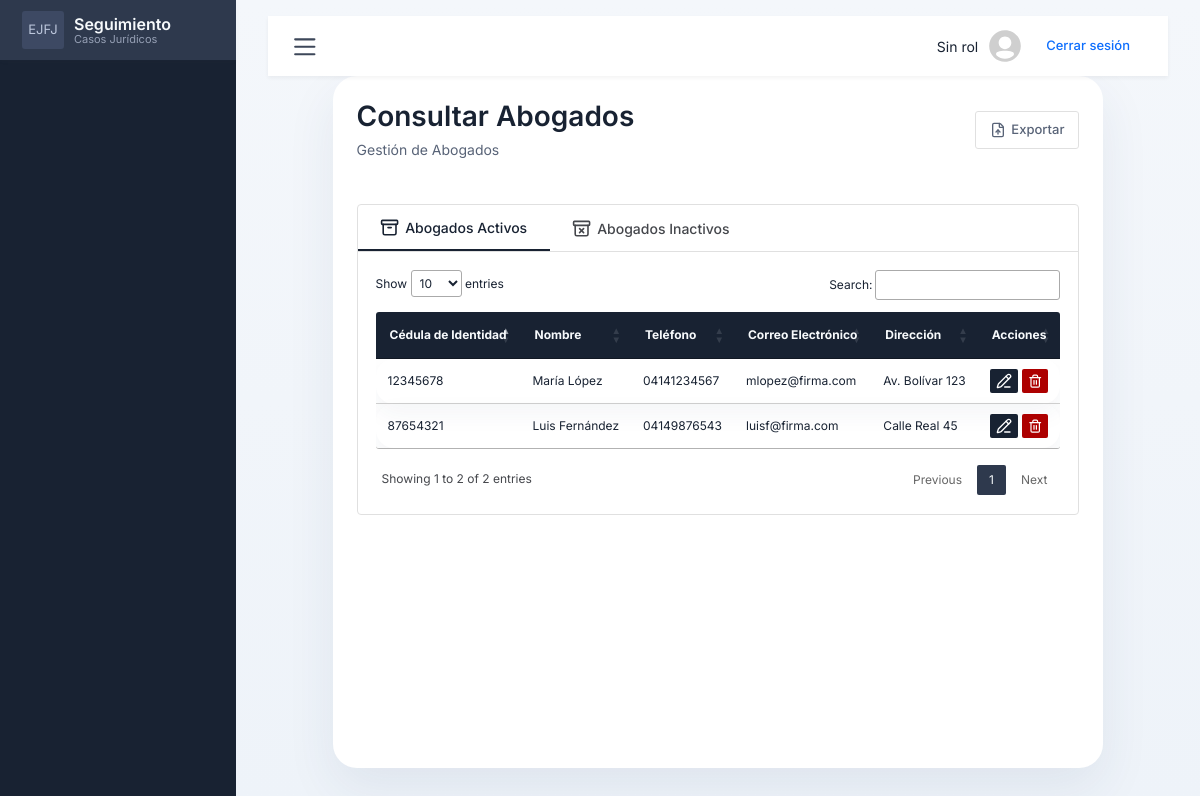
Page /view/abogadoConsultar.php on the committed database.
### tables this page shows
CREATE TABLE `tbl_abogados` (
  `cedulaAbogado` int(20) NOT NULL,
  `nombreAbogado` varchar(40) NOT NULL,
  `apellidoAbogado` varchar(40) NOT NULL,
  `direccionAbogado` text NOT NULL,
  `estatusAbogado` varchar(20) NOT NULL,
  `telefonoAbogado` varchar(20) NOT NULL,
  `correoAbogado` varchar(200) NOT NULL,
  PRIMARY KEY (`cedulaAbogado`)
);

### src/model/abogadoModel.php (called while the page is built, shortened)
<?php
require_once __DIR__ . '/conexion.php';
class Abogado extends Conexion {
    public function __construct(){
        $this->conexion = new Conexion();
        $this->conexion = $this->conexion->Conexion();
    }
    public function consultar_abogado() {
        try {
            $registro = "SELECT * FROM tbl_abogados";
            $consulta = $this->conexion->prepare($registro);
            $resul = $consulta->execute();
            $datos = $consulta->fetchAll(PDO::FETCH_ASSOC);
            return $resul ? $datos : [];
        } catch (PDOException $e) {
            error_log('Error en consultar_abogado(): ' . $e->getMessage());
            return [];
        }
    }
}

### src/model/conexion.php (called while the page is built, shortened)
<?php
class Conexion extends PDO {
    protected $conexion;
        public function __construct(){
            $conexstring = "mysql:host="._DB_HOST_.";dbname="._DB_NAME_.";charset=utf8";
            try {
                $this->conexion = new PDO($conexstring, _DB_USER_, _DB_PASS_);
                $this->conexion->setAttribute(PDO::ATTR_ERRMODE, PDO::ERRMODE_EXCEPTION);
            }
            catch (PDOException $e) {
                die ("Conexión Fallida".$e->getMessage());
            }
        }
        protected function Conexion(){
            return  $this->conexion;
        }
    }
?>

### src/controller/abogadoController.php (called while the page is built, shortened)
<?php
    require_once __DIR__ . '/../model/abogadoModel.php';
    class AbogadoController extends Abogado {
        public function consultar_abogado_controller() {
        try {
            $obj_abogado = new Abogado();
            $lista_abogados = $obj_abogado->consultar_abogado();
            return is_array($lista_abogados) ? $lista_abogados : [];
        } catch (Exception $e) {
            error_log('Error en consultar_abogado_controller(): ' . $e->getMessage());
            return [];
        }
    }
}
?>

### src/view/abogadoConsultar.php (the view, shortened to what this page needs)
<?php
    require_once __DIR__ . '/../controller/abogadoController.php';
    $abogadoController = new AbogadoController();
    $lista_abogados = $abogadoController->consultar_abogado_controller();
?>
<!DOCTYPE html>
<html lang="en">
    <head>
        <?php include __DIR__ . '/includes/header.php'; ?>
    </head>
    <body>
        <?php include __DIR__ . '/includes/sidebar.php'; ?>
        <main class="main-content">
            <?php include __DIR__ . '/includes/topbar.php'; ?>
            <section class="page-container">
                <div class="page-header">
                    <div class="page-header-titles">
                        <h2 class="page-header-title">Consultar Abogados</h2>
                        <span class="page-header-subtitle">Gestión de Abogados</span>
                    </div>
                    <div class="page-header-options">
                        <button class="btn-primary-outline">
                            Exportar
                        </button>
                    </div>
                </div>
                <div class="page-content">
                    <div class="page-tabs">
                        <button class="page-tab active" data-status="Activo">
                            <span>Abogados Activos</span>
                        </button>
                        <button class="page-tab" data-status="Inactivo">
                            <span>Abogados Inactivos</span>
                        </button>
                    </div>
                    <div class="page-table-container">
                        <?php if (!empty($lista_abogados)) { ?>
                        <table id="table" class="page-table">
                            <thead>
                                <tr>
                                    <th>Cédula de Identidad</th>
                                    <th>Nombre</th>
                                    <th>Teléfono</th>
                                    <th>Correo Electrónico</th>
                                    <th>Dirección</th>
                                    <th class="text-center">Acciones</th>
                                </tr>
                            </thead>
                            <tbody>
                            <?php foreach ($lista_abogados as $abogado) { ?>
                                <tr>
                                    <td><?php echo htmlspecialchars($abogado['cedulaAbogado']); ?></td>
                                    <td class="text-capitalize"><?php echo htmlspecialchars($abogado['nombreAbogado'] . ' ' . $abogado['apellidoAbogado']); ?></td>
                                    <td><?php echo htmlspecialchars($abogado['telefonoAbogado']); ?></td>
                                    <td><?php echo htmlspecialchars($abogado['correoAbogado']); ?></td>
                                    <td><?php echo htmlspecialchars($abogado['direccionAbogado']); ?></td>
                                    <td>
                                        <div class="page-table-buttons">
                                            <button class="btn-table-update" type="button">
                                            </button>
                                            <button class="btn-table-delete" type="button">
                                            </button>
                                        </div>
                                    </td>
                                </tr>
                            <?php } ?>
                            </tbody>
                        </table>
                        <?php } ?>
                    </div>
                </div>
            </section>
        </main>
    </body>
</html>

### assets/css/style.css (style rules this page uses)
:root { --primary: #182232; --primary-background: #2e394d; --primary-color: #3d4759; --primary-subtitle: #45474c; --primary-outline: #cfcfcf; --secondary: #586377; --secondary-subtitle: #96a0b5; --secondary-container: #d5e0f7; --neutral: #f7fafc; --neutral-container: #ebeef0; --neutral-outline: #f7f7f7; --body-background: #f7fafc; --body-outline: #e0e0e0; --border-large: 4px; --border-normal: 3px; --border-small: 2px; }
*,*::after,*::before { margin: 0; padding: 0; list-style: none !important; user-select: none; text-decoration: none !important; box-sizing: border-box; font-family: 'Inter','Poppins', sans-serif; }
h1, h2, h3, h4, h5, h6, p, label, a { margin: 0; padding: 0; }
body { background: linear-gradient(180deg, #f4f7fb 0%, #eef3f9 100%); color: var(--primary); min-height: 100vh; overflow: auto; display: flex; }
.main-content { margin-left: 236px; min-height: 100vh; flex: 1; display: flex; flex-direction: column; overflow: auto; padding: 1rem 2rem 2rem; }
.page-container { width: auto; min-height: calc(100vh - 140px); margin: 0 auto; padding: 1.5rem; border-radius: 24px; background: #ffffff; box-shadow: 0 20px 50px rgba(36, 62, 97, 0.08); }
.page-header { margin-bottom: 1.5rem; }
.page-header-titles h2 { font-size: 1.75rem; color: var(--primary); }
.page-header-subtitle { color: var(--secondary); display: block; margin-top: 0.35rem; }
.page-table-container { width: 100%; overflow-x: auto; }
.page-table { width: 100%; border-collapse: separate; border-spacing: 0 0.7rem; background: transparent; }
.page-table th, .page-table td { padding: 1rem 0.85rem; vertical-align: middle; border: none; }
.page-table th { background: rgba(24, 34, 50, 0.12); color: #22303e; font-weight: 600; }
.page-table tbody tr { background: #ffffff; border-radius: 18px; box-shadow: 0 10px 24px rgba(36, 62, 97, 0.05); }
.btn-primary-outline, .btn-primary { border-radius: 14px; padding: 0.9rem 1.4rem; }
.btn-primary-outline { border: 1px solid var(--primary); color: var(--primary); background: transparent; }

### assets/css/pages.css (style rules this page uses)
.page-container { padding: 24px; flex: 1; min-height: 0; overflow-y: auto; }
.page-header { padding-bottom: 20px; display: flex; align-items: center; justify-content: space-between; }
.page-header-titles { display: flex; align-items: left; justify-content: start; flex-direction: column; }
.page-header-title { font-size: 28px; font-weight: 600; color: var(--primary); }
.page-header-subtitle { font-size: 14px; color: var(--secondary); }
.page-header-options { justify-content: end; align-items: center; display: flex; gap: 8px; width: 60%; }
.page-content { background-color: white; border: 1px solid var(--body-outline); border-radius: var(--border-large); overflow: hidden; max-width: 1200px; margin: 0 auto; }
.page-tabs { display: flex; border-bottom: 1px solid var(--body-outline); }
.page-tab { color: var(--primary-subtitle); border-bottom: 2px solid transparent; padding: 0.75rem 1.4rem 0.7rem 1.4rem; font-weight: 500; font-size: 14px; gap: 6px; border: none; display: flex; cursor: pointer; background: none; align-items: center; }
.page-tab.active { border-bottom: 2px solid var(--primary); color: var(--primary); }
.page-table-container { padding: 18px; }
.page-table { overflow: hidden; border-collapse: collapse; border-radius: var(--border-normal); width: 100%; }
.page-table th { background-color: var(--primary); color: var(--neutral); font-weight: 600; font-size: 12px; padding: 14px !important; text-align: left; }
.page-table td { padding: 10px 12px !important; font-size: 12px; border-bottom: 1px solid var(--primary-outline); }
.page-table tr:last-child td { border: none; }
.page-table-buttons { justify-content: center; display: flex; gap: 4px; }

### assets/css/buttons.css (style rules this page uses)
.btn, .btn-primary-outline, .btn-add, .btn-filter { border: none; display: flex; outline: none; cursor: pointer; font-weight: 500; align-items: center; border-radius: var(--border-normal); padding: 8px 14px; font-size: 13px; gap: 5px; }
.btn-primary-outline { color: var(--secondary); background-color: white; border: 1px solid var(--body-outline); }
.btn-table-delete, .btn-table-update, .btn-table-view { border: none; display: flex; outline: none; cursor: pointer; align-items: center; border-radius: var(--border-small); padding: 4px 6px; color: white; }
.btn-table-delete { background-color: #ad0000; }
.btn-table-update { background-color: var(--primary); }

### rows in the picture
tbl_abogados: cedulaAbogado "12345678", nombreAbogado+apellidoAbogado "María López", telefonoAbogado "04141234567", correoAbogado "mlopez@firma.com", direccionAbogado "Av. Bolívar 123"
tbl_abogados: cedulaAbogado "87654321", nombreAbogado+apellidoAbogado "Luis Fernández", telefonoAbogado "04149876543", correoAbogado "luisf@firma.com", direccionAbogado "Calle Real 45"

### other values in the picture
$userRole "Sin rol"
